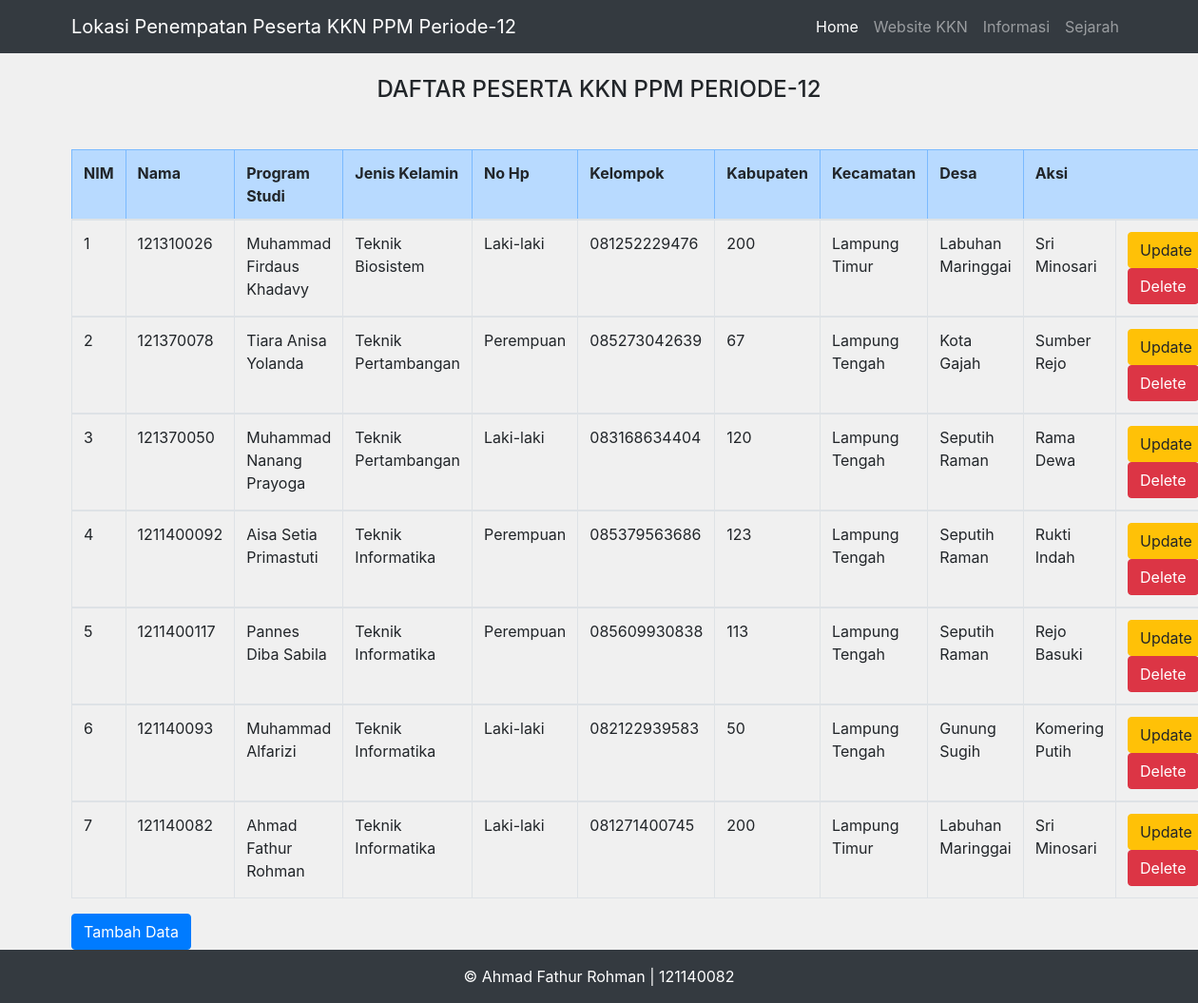
The page / on the database its author committed.
### tables this page shows
CREATE TABLE `peserta` (
  `id_peserta` int(11) NOT NULL,
  `nim` int(10) NOT NULL,
  `nama` varchar(50) NOT NULL,
  `program_studi` varchar(50) NOT NULL,
  `jenis_kelamin` varchar(255) NOT NULL,
  `no_hp` char(13) NOT NULL,
  `kelompok` int(5) NOT NULL,
  `kabupaten` varchar(255) NOT NULL,
  `kecamatan` varchar(255) NOT NULL,
  `desa` varchar(255) NOT NULL
);

### index.php (the view, shortened to what this page needs)
<!DOCTYPE html>
<html>
<head>
<link rel="stylesheet" href="https://cdn.jsdelivr.net/npm/bootstrap@4.6.1/dist/css/bootstrap.min.css">
</head>
<body>
    <nav class="navbar navbar-expand-lg navbar-dark bg-dark custom-navbar">
        <div class="container">
            <a class="navbar-brand" href="#">Lokasi Penempatan Peserta KKN PPM Periode-12</a>
            <div class="collapse navbar-collapse" id="navbarNav">
                <ul class="navbar-nav ml-auto">
                    <li class="nav-item active">
                        <a class="nav-link" href="#">Home <span class="sr-only">(current)</span></a>
                    </li>
                    <li class="nav-item">
                        <a class="nav-link" href="https://kkn.itera.ac.id">Website KKN</a>
                    </li>
                    <li class="nav-item">
                        <a class="nav-link" href="https://kkn.itera.ac.id/informasi/">Informasi</a>
                    </li>
                    <li class="nav-item">
                        <a class="nav-link" href="https://kkn.itera.ac.id/sejarah-kkn/">Sejarah</a>
                    </li>
                </ul>
            </div>
        </div>
    </nav>
<div class="container">
    <br>
    <h4><center>DAFTAR PESERTA KKN PPM PERIODE-12</center></h4>
     <tr class="table-danger">
            <br>
        <thead>
        <tr>
       <table class="my-3 table table-bordered">
            <tr class="table-primary">
            <th>NIM</th>
            <th>Nama</th>
            <th>Program Studi</th>
            <th>Jenis Kelamin</th>
            <th>No Hp</th>
            <th>Kelompok</th>
            <th>Kabupaten</th>
            <th>Kecamatan</th>
            <th>Desa</th>
            <th colspan='2'>Aksi</th>
        </tr>
        </thead>
        <?php
        $sql="select * from peserta order by id_peserta desc";
        $hasil=mysqli_query($kon,$sql);
        $no=0;
        while ($data = mysqli_fetch_array($hasil)) {
            $no++;
            ?>
            <tbody>
            <tr>
                <td><?php echo $no;?></td>
                <td><?php echo $data["nim"]; ?></td>
                <td><?php echo $data["nama"]; ?></td>
                <td><?php echo $data["program_studi"];   ?></td>
                <td><?php echo $data["jenis_kelamin"];   ?></td>
                <td><?php echo $data["no_hp"];   ?></td>
                <td><?php echo $data["kelompok"];   ?></td>
                <td><?php echo $data["kabupaten"];   ?></td>
                <td><?php echo $data["kecamatan"]; ?></td>
                <td><?php echo $data["desa"]; ?></td>
                <td>
                    <a href="update.php?id_peserta=<?php echo htmlspecialchars($data['id_peserta']); ?>" class="btn btn-warning" role="button">Update</a>
                    <a href="<?php echo htmlspecialchars($_SERVER["PHP_SELF"]);?>?id_peserta=<?php echo $data['id_peserta']; ?>" class="btn btn-danger" role="button">Delete</a>
                </td>
            </tr>
            </tbody>
            <?php
        }
        ?>
    <a href="create.php" class="btn btn-primary" role="button">Tambah Data</a>
</div>
<footer class="footer mt-auto py-3 bg-dark text-white">
  <div class="container text-center">
    <span>© Ahmad Fathur Rohman | 121140082</span>
  </div>
</footer>
</body>
</html>

### index.php (style rules this page uses)
body { background-color: #f0f0f0; }

### rows shown on the page
peserta: nim "121310026", nama "Muhammad Firdaus Khadavy", program_studi "Teknik Biosistem", jenis_kelamin "Laki-laki", no_hp "081252229476", kelompok "200", kabupaten "Lampung Timur", kecamatan "Labuhan Maringgai", desa "Sri Minosari"
peserta: nim "121370078", nama "Tiara Anisa Yolanda", program_studi "Teknik Pertambangan", jenis_kelamin "Perempuan", no_hp "085273042639", kelompok "67", kabupaten "Lampung Tengah", kecamatan "Kota Gajah", desa "Sumber Rejo"
peserta: nim "121370050", nama "Muhammad Nanang Prayoga", program_studi "Teknik Pertambangan", jenis_kelamin "Laki-laki", no_hp "083168634404", kelompok "120", kabupaten "Lampung Tengah", kecamatan "Seputih Raman", desa "Rama Dewa"
peserta: nim "1211400092", nama "Aisa Setia Primastuti", program_studi "Teknik Informatika", jenis_kelamin "Perempuan", no_hp "085379563686", kelompok "123", kabupaten "Lampung Tengah", kecamatan "Seputih Raman", desa "Rukti Indah"
peserta: nim "1211400117", nama "Pannes Diba Sabila", program_studi "Teknik Informatika", jenis_kelamin "Perempuan", no_hp "085609930838", kelompok "113", kabupaten "Lampung Tengah", kecamatan "Seputih Raman", desa "Rejo Basuki"
peserta: nim "121140093", nama "Muhammad Alfarizi", program_studi "Teknik Informatika", jenis_kelamin "Laki-laki", no_hp "082122939583", kelompok "50", kabupaten "Lampung Tengah", kecamatan "Gunung Sugih", desa "Komering Putih"
peserta: nim "121140082", nama "Ahmad Fathur Rohman", program_studi "Teknik Informatika", jenis_kelamin "Laki-laki", no_hp "081271400745", kelompok "200", kabupaten "Lampung Timur", kecamatan "Labuhan Maringgai", desa "Sri Minosari"
